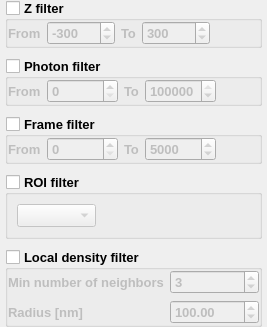
                <widget class="QWidget" name="scrollAreaWidgetContents_3">
                 <property name="geometry">
                  <rect>
                   <x>0</x>
                   <y>0</y>
                   <width>213</width>
                   <height>268</height>
                  </rect>
                 </property>
                 <property name="sizePolicy">
                  <sizepolicy hsizetype="Expanding" vsizetype="Preferred">
                   <horstretch>0</horstretch>
                   <verstretch>0</verstretch>
                  </sizepolicy>
                 </property>
                 <layout class="QVBoxLayout" name="verticalLayout_10">
                  <property name="spacing">
                   <number>6</number>
                  </property>
                  <property name="margin">
                   <number>0</number>
                  </property>
                  <item>
                   <widget class="QWidget" name="widget_3" native="true">
                    <layout class="QVBoxLayout" name="verticalLayout_9">
                     <property name="spacing">
                      <number>10</number>
                     </property>
                     <property name="leftMargin">
                      <number>5</number>
                     </property>
                     <property name="topMargin">
                      <number>0</number>
                     </property>
                     <property name="rightMargin">
                      <number>5</number>
                     </property>
                     <property name="bottomMargin">
                      <number>0</number>
                     </property>
                     <item>
                      <widget class="QGroupBox" name="groupBox_storm_filter_z">
                       <property name="font">
                        <font>
                         <pointsize>10</pointsize>
                         <weight>75</weight>
                         <bold>true</bold>
                        </font>
                       </property>
                       <property name="title">
                        <string>Z filter</string>
                       </property>
                       <property name="flat">
                        <bool>true</bool>
                       </property>
                       <property name="checkable">
                        <bool>true</bool>
                       </property>
                       <property name="checked">
                        <bool>false</bool>
                       </property>
                       <layout class="QHBoxLayout" name="horizontalLayout_2">
                        <property name="margin">
                         <number>0</number>
                        </property>
                        <item>
                         <widget class="QLabel" name="label">
                          <property name="text">
                           <string>From</string>
                          </property>
                         </widget>
                        </item>
                        <item>
                         <widget class="QSpinBox" name="spinBox_storm_filter_z_from">
                          <property name="minimum">
                           <number>-10000</number>
                          </property>
                          <property name="maximum">
                           <number>10000</number>
                          </property>
                          <property name="singleStep">
                           <number>10</number>
                          </property>
                          <property name="value">
                           <number>-300</number>
                          </property>
                         </widget>
                        </item>
                        <item>
                         <widget class="QLabel" name="label_2">
                          <property name="text">
                           <string>To</string>
                          </property>
                         </widget>
                        </item>
                        <item>
                         <widget class="QSpinBox" name="spinBox_storm_filter_z_to">
                          <property name="minimum">
                           <number>-10000</number>
                          </property>
                          <property name="maximum">
                           <number>10000</number>
                          </property>
                          <property name="singleStep">
                           <number>10</number>
                          </property>
                          <property name="value">
                           <number>300</number>
                          </property>
                         </widget>
                        </item>
                        <item>
                         <spacer name="horizontalSpacer">
                          <property name="orientation">
                           <enum>Qt::Horizontal</enum>
                          </property>
                          <property name="sizeHint" stdset="0">
                           <size>
                            <width>40</width>
                            <height>20</height>
                           </size>
                          </property>
                         </spacer>
                        </item>
                       </layout>
                      </widget>
                     </item>
                     <item>
                      <widget class="QGroupBox" name="groupBox_storm_filter_photon">
                       <property name="font">
                        <font>
                         <pointsize>10</pointsize>
                         <weight>75</weight>
                         <bold>true</bold>
                        </font>
                       </property>
                       <property name="title">
                        <string>Photon filter</string>
                       </property>
                       <property name="flat">
                        <bool>true</bool>
                       </property>
                       <property name="checkable">
                        <bool>true</bool>
                       </property>
                       <property name="checked">
                        <bool>false</bool>
                       </property>
                       <layout class="QHBoxLayout" name="horizontalLayout_15">
                        <property name="margin">
                         <number>0</number>
                        </property>
                        <item>
                         <widget class="QLabel" name="label_3">
                          <property name="text">
                           <string>From</string>
                          </property>
                         </widget>
                        </item>
                        <item>
                         <widget class="QSpinBox" name="spinBox_storm_filter_photon_from">
                          <property name="minimum">
                           <number>0</number>
                          </property>
                          <property name="maximum">
                           <number>10000000</number>
                          </property>
                          <property name="singleStep">
                           <number>100</number>
                          </property>
                          <property name="value">
                           <number>0</number>
                          </property>
                         </widget>
                        </item>
                        <item>
                         <widget class="QLabel" name="label_7">
                          <property name="text">
                           <string>To</string>
                          </property>
                         </widget>
                        </item>
                        <item>
                         <widget class="QSpinBox" name="spinBox_storm_filter_photon_to">
                          <property name="maximum">
                           <number>10000000</number>
                          </property>
                          <property name="singleStep">
                           <number>100</number>
                          </property>
                          <property name="value">
                           <number>5000000</number>
                          </property>
                         </widget>
                        </item>
                        <item>
                         <spacer name="horizontalSpacer_13">
                          <property name="orientation">
                           <enum>Qt::Horizontal</enum>
                          </property>
                          <property name="sizeHint" stdset="0">
                           <size>
                            <width>40</width>
                            <height>20</height>
                           </size>
                          </property>
                         </spacer>
                        </item>
                       </layout>
                      </widget>
                     </item>
                     <item>
                      <widget class="QGroupBox" name="groupBox_storm_filter_frame">
                       <property name="font">
                        <font>
                         <pointsize>10</pointsize>
                         <weight>75</weight>
                         <bold>true</bold>
                        </font>
                       </property>
                       <property name="title">
                        <string>Frame filter</string>
                       </property>
                       <property name="flat">
                        <bool>true</bool>
                       </property>
                       <property name="checkable">
                        <bool>true</bool>
                       </property>
                       <property name="checked">
                        <bool>false</bool>
                       </property>
                       <layout class="QHBoxLayout" name="horizontalLayout_16">
                        <property name="margin">
                         <number>0</number>
                        </property>
                        <item>
                         <widget class="QLabel" name="label_9">
                          <property name="text">
                           <string>From</string>
                          </property>
                         </widget>
                        </item>
                        <item>
                         <widget class="QSpinBox" name="spinBox_storm_filter_frame_from">
                          <property name="minimum">
                           <number>0</number>
                          </property>
                          <property name="maximum">
                           <number>1000000</number>
                          </property>
                          <property name="singleStep">
                           <number>10</number>
                          </property>
                          <property name="value">
                           <number>0</number>
                          </property>
                         </widget>
                        </item>
                        <item>
                         <widget class="QLabel" name="label_11">
                          <property name="text">
                           <string>To</string>
                          </property>
                         </widget>
                        </item>
                        <item>
                         <widget class="QSpinBox" name="spinBox_storm_filter_frame_to">
                          <property name="maximum">
                           <number>1000000</number>
                          </property>
                          <property name="singleStep">
                           <number>10</number>
                          </property>
                          <property name="value">
                           <number>5000</number>
                          </property>
                         </widget>
                        </item>
                        <item>
                         <spacer name="horizontalSpacer_15">
                          <property name="orientation">
                           <enum>Qt::Horizontal</enum>
                          </property>
                          <property name="sizeHint" stdset="0">
                           <size>
                            <width>40</width>
                            <height>20</height>
                           </size>
                          </property>
                         </spacer>
                        </item>
                       </layout>
                      </widget>
                     </item>
                     <item>
                      <widget class="QGroupBox" name="groupBox_storm_filter_ROI">
                       <property name="font">
                        <font>
                         <pointsize>10</pointsize>
                         <weight>75</weight>
                         <bold>true</bold>
                        </font>
                       </property>
                       <property name="title">
                        <string>ROI filter</string>
                       </property>
                       <property name="flat">
                        <bool>true</bool>
                       </property>
                       <property name="checkable">
                        <bool>true</bool>
                       </property>
                       <property name="checked">
                        <bool>false</bool>
                       </property>
                       <layout class="QFormLayout" name="formLayout_2">
                        <item row="0" column="0">
                         <widget class="QComboBox" name="comboBox_storm_filter_ROI_channel"/>
                        </item>
                       </layout>
                      </widget>
                     </item>
                     <item>
                      <widget class="QGroupBox" name="groupBox_storm_filter_localdensity">
                       <property name="font">
                        <font>
                         <pointsize>10</pointsize>
                         <weight>75</weight>
                         <bold>true</bold>
                        </font>
                       </property>
                       <property name="title">
                        <string>Local density filter</string>
                       </property>
                       <property name="flat">
                        <bool>true</bool>
                       </property>
                       <property name="checkable">
                        <bool>true</bool>
                       </property>
                       <property name="checked">
                        <bool>false</bool>
                       </property>
                       <layout class="QGridLayout" name="gridLayout_5">
                        <property name="margin">
                         <number>0</number>
                        </property>
                        <item row="0" column="0">
                         <widget class="QWidget" name="widget_11" native="true">
                          <layout class="QGridLayout" name="gridLayout_6">
                           <property name="margin">
                            <number>0</number>
                           </property>
                           <item row="1" column="1">
                            <widget class="QDoubleSpinBox" name="doubleSpinBox_storm_filter_localdensity_maxradius">
                             <property name="maximum">
                              <double>100000.000000000000000</double>
                             </property>
                             <property name="singleStep">
                              <double>10.000000000000000</double>
                             </property>
                             <property name="value">
                              <double>100.000000000000000</double>
                             </property>
                            </widget>
                           </item>
                           <item row="2" column="1">
                            <spacer name="verticalSpacer_7">
                             <property name="orientation">
                              <enum>Qt::Vertical</enum>
                             </property>
                             <property name="sizeHint" stdset="0">
                              <size>
                               <width>20</width>
                               <height>40</height>
                              </size>
                             </property>
                            </spacer>
                           </item>
                           <item row="1" column="0">
                            <widget class="QLabel" name="label_8">
                             <property name="text">
                              <string>Radius [nm]</string>
                             </property>
                            </widget>
                           </item>
                           <item row="0" column="1">
                            <widget class="QSpinBox" name="spinBox_storm_filter_localdensity_min_num">
                             <property name="suffix">
                              <string/>
                             </property>
                             <property name="maximum">
                              <number>1000</number>
                             </property>
                             <property name="value">
                              <number>3</number>
                             </property>
                            </widget>
                           </item>
                           <item row="0" column="2">
                            <spacer name="horizontalSpacer_14">
                             <property name="orientation">
                              <enum>Qt::Horizontal</enum>
                             </property>
                             <property name="sizeHint" stdset="0">
                              <size>
                               <width>40</width>
                               <height>20</height>
                              </size>
                             </property>
                            </spacer>
                           </item>
                           <item row="0" column="0">
                            <widget class="QLabel" name="label_10">
                             <property name="text">
                              <string>Min number of neighbors</string>
                             </property>
                            </widget>
                           </item>
                          </layout>
                         </widget>
                        </item>
                       </layout>
                      </widget>
                     </item>
                    </layout>
                   </widget>
                  </item>
                 </layout>
                </widget>
